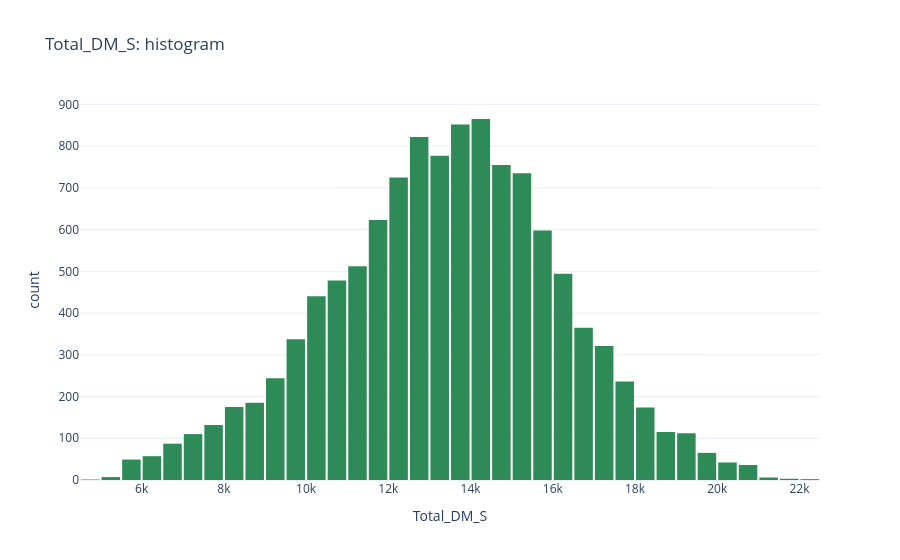
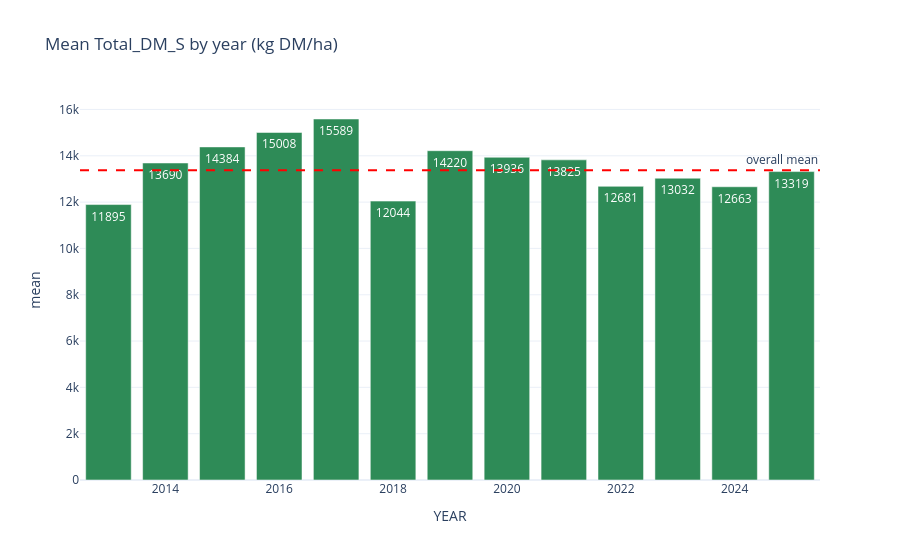

The code cell stored with these charts, in order, in its notebook:
### Markdown cell above
## 6. Exploratory Data Analysis

### Code cell
# =============================================================================
# TARGET DISTRIBUTION
# =============================================================================
section("Target distribution: Total_DM_S")
# distribution of annual growth and its mean per year
print(df[TARGET].describe().round(0).to_string())

fig = px.histogram(df, x=TARGET, nbins=60, title="Total_DM_S: histogram")
fig.update_traces(marker_color="seagreen")
fig.update_layout(bargap=0.1)
save_fig(fig, "01_total_dm_s_histogram")
fig.show()

year_dm = target_by(df, "YEAR")
fig = px.bar(year_dm, x="YEAR", y="mean", text=year_dm["mean"].round(0), title="Mean Total_DM_S by year (kg DM/ha)")
fig.add_hline(y=df[TARGET].mean(), line_dash="dash", line_color="red", annotation_text="overall mean")
fig.update_traces(marker_color="seagreen")
save_fig(fig, "02_total_dm_s_by_year")
fig.show()

### Figure 1 — Plotly figure (JSON) as saved in the notebook; plotly's stock layout.template omitted (floating-point values rounded to 4 significant figures; data arrays with more than 128 entries replaced by an {"elided": "..."} marker saying what was removed)
{"data": [{"bingroup": "x", "hovertemplate": "Total_DM_S=%{x}<br>count=%{y}<extra></extra>", "legendgroup": "", "marker": {"color": "seagreen", "pattern": {"shape": ""}}, "name": "", "nbinsx": 60, "orientation": "v", "showlegend": false, "type": "histogram", "x": {"elided": "11537 float values"}, "xaxis": "x", "yaxis": "y"}], "layout": {"bargap": 0.1, "barmode": "relative", "legend": {"tracegroupgap": 0}, "title": {"text": "Total_DM_S: histogram"}, "xaxis": {"anchor": "y", "domain": [0.0, 1.0], "title": {"text": "Total_DM_S"}}, "yaxis": {"anchor": "x", "domain": [0.0, 1.0], "title": {"text": "count"}}}}

### Figure 2 — Plotly figure (JSON) as saved in the notebook; plotly's stock layout.template omitted (floating-point values rounded to 4 significant figures)
{"data": [{"hovertemplate": "YEAR=%{x}<br>mean=%{y}<br>text=%{text}<extra></extra>", "legendgroup": "", "marker": {"color": "seagreen", "pattern": {"shape": ""}}, "name": "", "orientation": "v", "showlegend": false, "text": [11900.0, 13690.0, 14380.0, 15010.0, 15590.0, 12040.0, 14220.0, 13940.0, 13820.0, 12680.0, 13030.0, 12660.0, 13320.0], "textposition": "auto", "type": "bar", "x": [2013, 2014, 2015, 2016, 2017, 2018, 2019, 2020, 2021, 2022, 2023, 2024, 2025], "xaxis": "x", "y": [11890.0, 13690.0, 14380.0, 15010.0, 15590.0, 12040.0, 14220.0, 13940.0, 13830.0, 12680.0, 13030.0, 12660.0, 13320.0], "yaxis": "y"}], "layout": {"annotations": [{"showarrow": false, "text": "overall mean", "x": 1, "xanchor": "right", "xref": "x domain", "y": 13380.0, "yanchor": "bottom", "yref": "y"}], "barmode": "relative", "legend": {"tracegroupgap": 0}, "shapes": [{"line": {"color": "red", "dash": "dash"}, "type": "line", "x0": 0, "x1": 1, "xref": "x domain", "y0": 13380.0, "y1": 13380.0, "yref": "y"}], "title": {"text": "Mean Total_DM_S by year (kg DM/ha)"}, "xaxis": {"anchor": "y", "domain": [0.0, 1.0], "title": {"text": "YEAR"}}, "yaxis": {"anchor": "x", "domain": [0.0, 1.0], "title": {"text": "mean"}}}}
